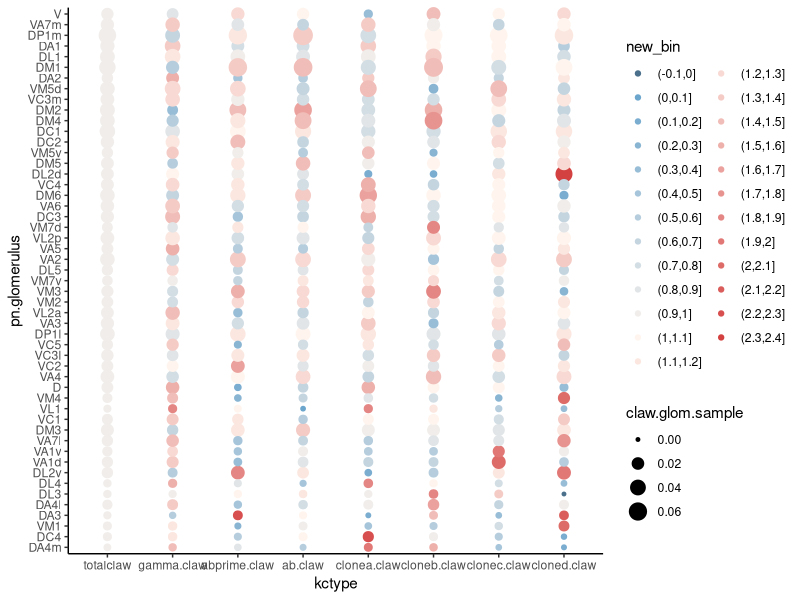
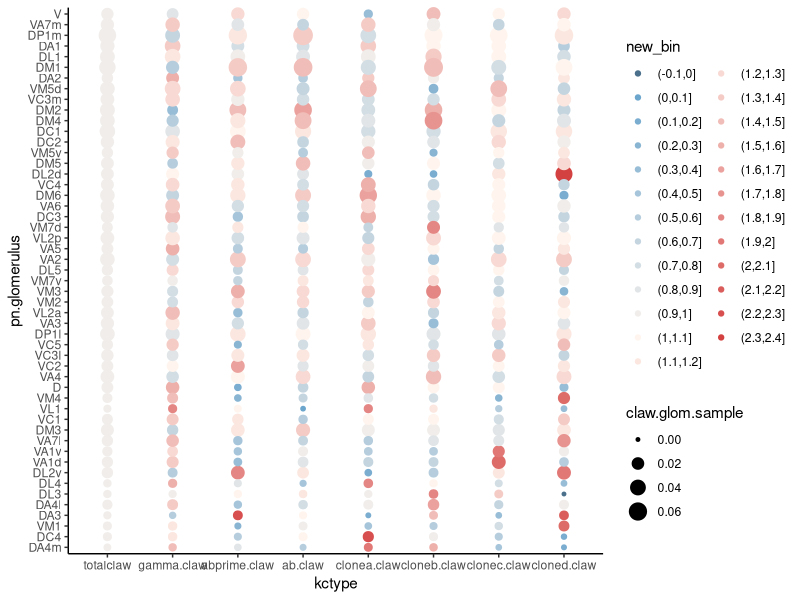

Write R code to recreate these figures, in order.
#Claw location by clone and type
#originally written 9/21/2023
#edited for clarity 11/14/2023
#loading packages------
library(dplyr)
library(ggplot2)
#set working directory and load files------
setwd("C:/Users/emmamtk/Desktop/CSVs for paper")
pn.info <- read.csv('PN_info.csv')
bout.info <- read.csv('bouton_info_KCconnectivity.csv')
kc.info <- read.csv('KC_info.csv')
claw.info <- read.csv('claw_info.csv')
#make dataframe that is glomeruli as rows and connectivity to each KC type as columns
#get list of unique glomeruli
glomeruli <- data.frame(pn.glomerulus=unique(pn.info$pn.glomerulus))
#add number of boutons per glomerulus and order glomeruli by this
glomeruli$nbout=0
for (i in 1:nrow(glomeruli)){
  glomeruli$nbout[i] <- nrow(unique(filter(bout.info, pn.glomerulus == glomeruli$pn.glomerulus[i])))
}
glomeruli$pn.glomerulus <- factor(glomeruli$pn.glomerulus, 
                                  levels=glomeruli$pn.glomerulus[order(glomeruli$nbout)] )
#get number of claws of each KC type attached to boutons of this glomerulus
for(i in 1:nrow(glomeruli)){
  gclaw <- filter(claw.info, pn.glomerulus == glomeruli$pn.glomerulus[i])
  glomeruli$totalclaw[i] <- nrow(gclaw)
  glomeruli$gamma.claw[i] <- nrow(filter(gclaw, kc.largetype == 'gamma'))
  glomeruli$abprime.claw[i]<- nrow(filter(gclaw, kc.largetype == 'alphaprimebetaprime'))
  glomeruli$ab.claw[i]<- nrow(filter(gclaw, kc.largetype == 'alphabeta'))
  glomeruli$clonea.claw[i]<- nrow(filter(gclaw, nb.cluster == 'a'))
  glomeruli$cloneb.claw[i]<- nrow(filter(gclaw, nb.cluster == 'b'))
  glomeruli$clonec.claw[i]<- nrow(filter(gclaw, nb.cluster == 'c'))
  glomeruli$cloned.claw[i]<- nrow(filter(gclaw, nb.cluster == 'd'))
}

#data frame: claw to glomeruli proportion by type--------
#this data frame will have the proportion of claws of each kc type receiving input from each of the glomeruli
#basically: nclaw of kc type receiving input from glomeruli a/ total claws from kc type
#if there are no claws of that KC type receiving input it will assign the proportion as 0 to avoid dividing by 0
c2g.prop <- glomeruli
for(i in 3:10){
  if(sum(c2g.prop[,i]) == 0) c2g.prop[,i] <- 0
  if(sum(c2g.prop[,i]) > 0) c2g.prop[,i] <- c2g.prop[,i]/sum(c2g.prop[,i]) 
}


#data frame: convert above to a form that I can make a dot plot from--------
#start data frame with info from all kcs
c2g.prop.dot <- cbind(c2g.prop[,1:2], #info about each glomerulus
                      c2g.prop[,3], #proportion of claws from all KCs that receive inputs from each glomerulus
                      c2g.prop[,3]/c2g.prop[,3], #fold change in proportion of claws that receive inputs from each glomerulus from proportion for all kcs
                      colnames(c2g.prop)[3]) #column name of column 3 which is the group of Kenyon cells that column represents
colnames(c2g.prop.dot)[3:5] <- c('claw.glom.sample','fold.prop.change','kctype')
#add data only from other kc groups
for(i in 4:10){
  x <- cbind(c2g.prop[,1:2],#info about each glomerulus
             c2g.prop[,i], #proportion of claws from i group of Kenyon cells that receive inputs from each glomerulus
             c2g.prop[,i]/c2g.prop[,3], #fold change in proportion of claws from i kcs that receive inputs from each glomerulus from proportion for all kcs
             colnames(c2g.prop)[i]) #column name of i which is the group of Kenyon cells that column represents
  colnames(x)[3:5] <- c('claw.glom.sample','fold.prop.change','kctype')
  c2g.prop.dot <- rbind(c2g.prop.dot,x)
}

#adding a column to assign bins to each fold change value so that it can be colored correctly in the dot plot 
#bins are .1 apart between -.1 and 2.5 there is another bin for values between 2.5 and 10
c2g.prop.dot<- c2g.prop.dot%>% mutate(new_bin = cut(fold.prop.change, breaks = c(seq(-.1,2.5,.1),10)))
#making a palette for the binned data
#seashell color represents a fold change of 1 (no change) there are 11 values from .1 to 1
pal <- colorRampPalette(c('skyblue3','seashell'))
pal(11)
#seashell color represents a fold change of 1 (no change) there are 16 values from 1 to 2.5
pal2 <- colorRampPalette(c('seashell','firebrick3'))
pal2(16)
#fold change of 0 is represented by skyblue4 and foldchange of anything above 2.5 is represented by firebrick red
#this allows more of a dynamic color range where most of the data is
scalecolor <- c('skyblue4', "#6CA6CD", "#7AADD0", "#89B5D3", "#98BDD6","#A6C5DA", "#B5CDDD", "#C4D5E0", "#D2DDE4", "#E1E5E7", "#F0EDEA", 
  "#FFF5EE", "#FBE7E0", "#F8D9D3", "#F5CBC6", "#F1BDB8", "#EEB0AB", "#EBA29E", "#E79490", "#E48683", "#E17876" ,
  "#DD6B68", "#DA5D5B", "#D74F4E", "#D34140", "#D03333", "firebrick4")


#add ordering to kc types so that the dot plot columns will be in the order I want them to be in
c2g.prop.dot$kctype <- factor(c2g.prop.dot$kctype, levels = c('totalclaw','gamma.claw','abprime.claw','ab.claw',
                                                              'clonea.claw','cloneb.claw','clonec.claw','cloned.claw'))
#make dot plot where dot position is determined by KC type (column) and glomeruli (row)
#dot size is the proportion of claws of that kc type getting input from boutons of that glomerulus
#dot color is fold change in that proportion from that of all kcs
ggplot(c2g.prop.dot,
       aes(x=kctype, y = pn.glomerulus, size = claw.glom.sample,color = new_bin))+
  geom_point()+
  theme_classic()+
  scale_color_manual(values = scalecolor)
ggsave('claw on glomerular proportion by KC type .pdf', 
       device = 'pdf', width =12 ,height=8, units='in')
